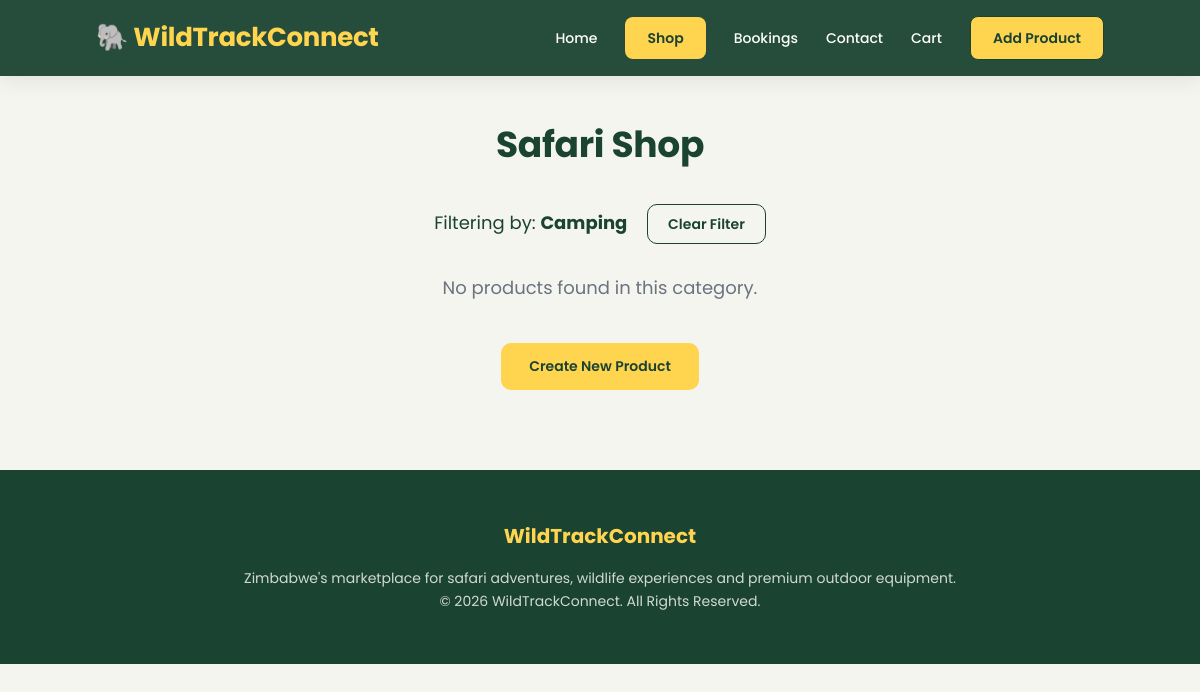
Before: /products/?category=camping with the older database file.
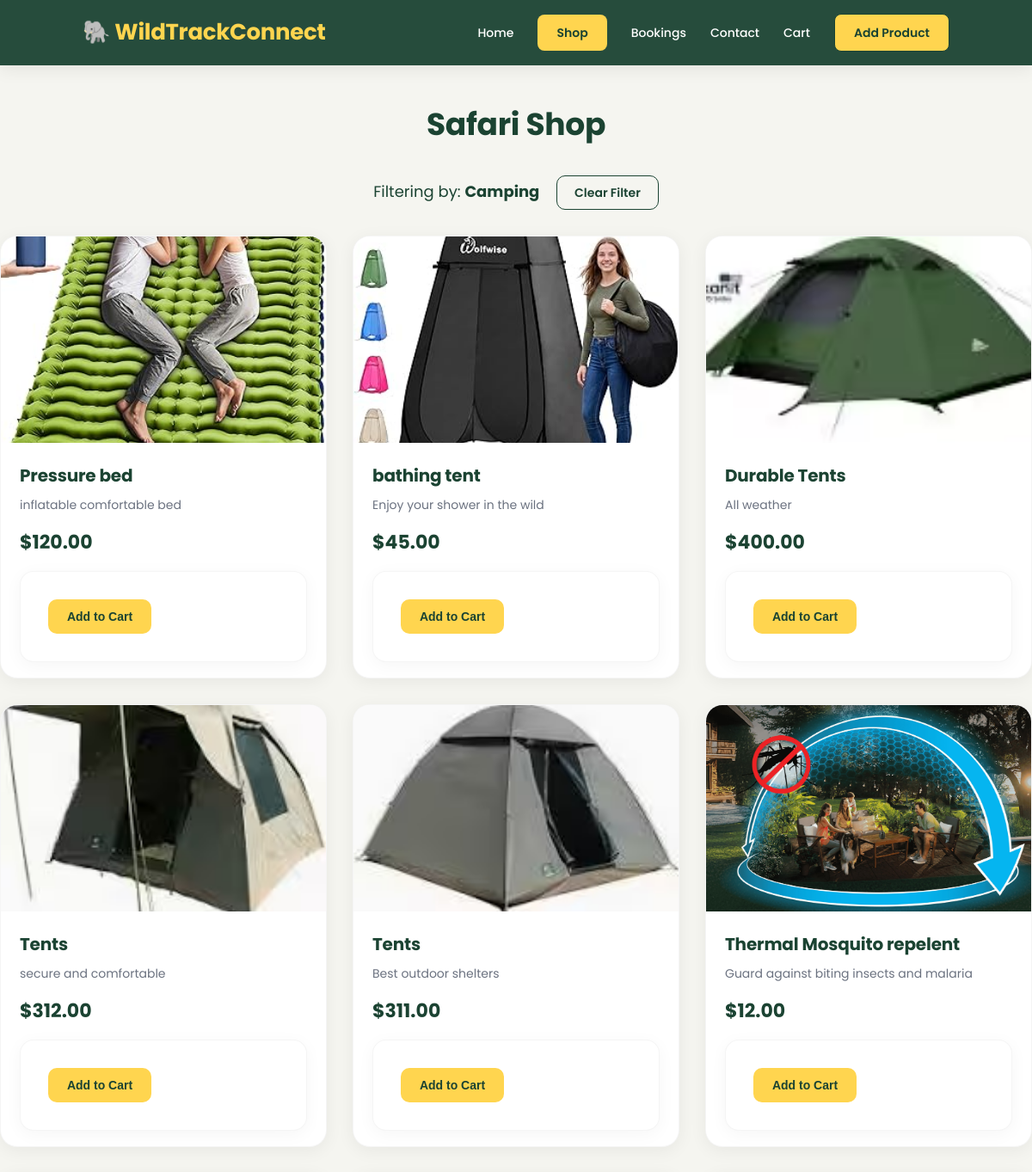
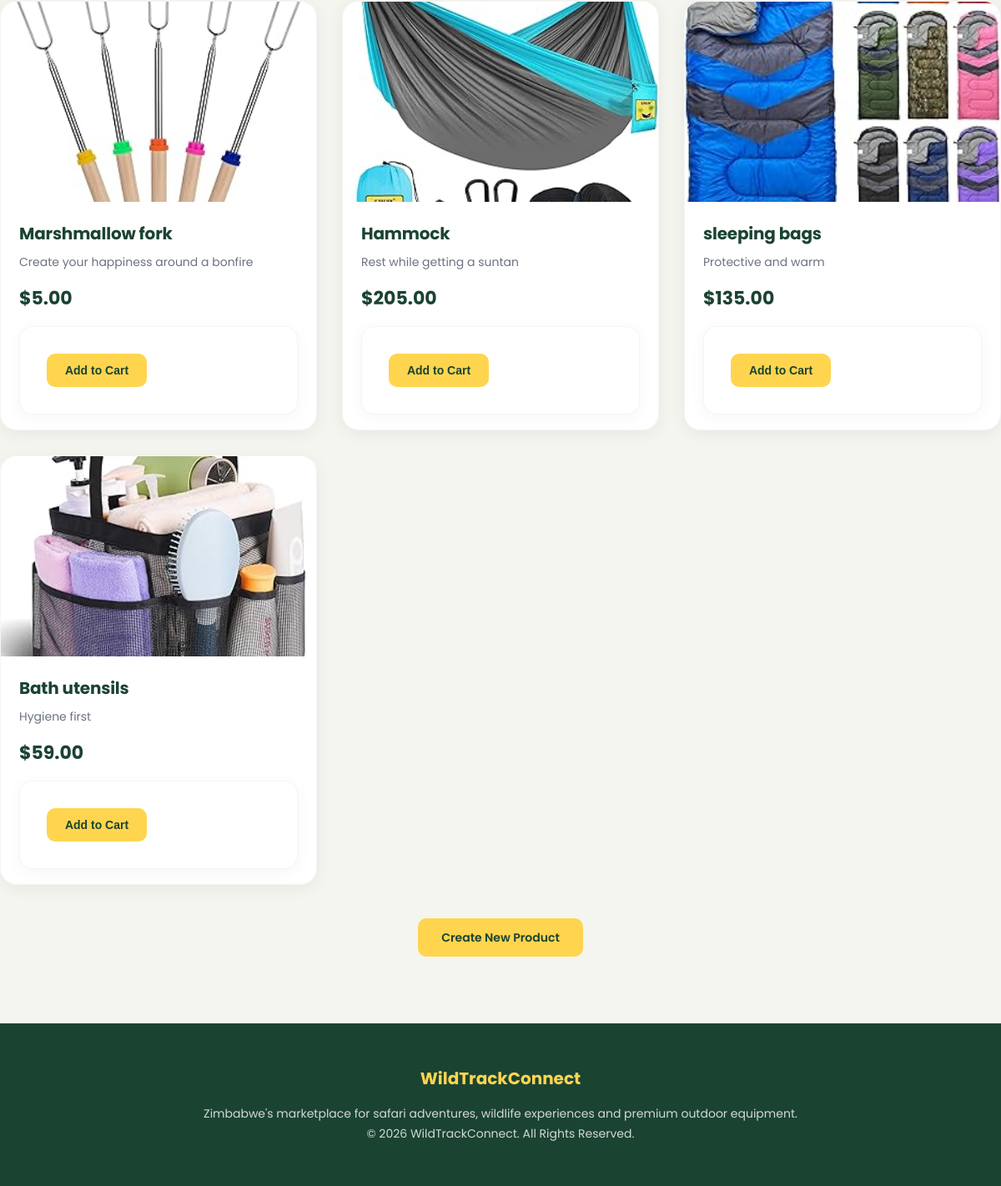
After: the same page with the newer database file (2 pictures, top to bottom).
### store/models.py (models this page shows, shortened)
class Product(models.Model):
    CATEGORY_CHOICES = [
        ('accommodation', 'Safari Accommodation'),
        ('game_drives', 'Game Drives'),
        ('camping', 'Camping Equipment'),
        ('photography', 'Photography Equipment'),
        ('hunting', 'Hunting Equipment'),
        ('drones', 'Monitoring Drones'),
    ]
    name = models.CharField(max_length=255)
    description = models.TextField(blank=True)
    price = models.DecimalField(max_digits=10, decimal_places=2)
    stock = models.PositiveIntegerField(default=0)
    image = models.ImageField(upload_to='products/', blank=True, null=True)
    category = models.CharField(max_length=50, choices=CATEGORY_CHOICES, blank=True)

### store/views.py (the view)
# urls.py: path('products/', views.products, name='products'),
def products(request):
    category = request.GET.get('category')
    if category:
        products = Product.objects.filter(category=category)
    else:
        products = Product.objects.all()
    selected_category_display = category.replace('_', ' ').title() if category else None
    return render(request, 'store/products.html', {
        'products': products,
        'selected_category': category,
        'selected_category_display': selected_category_display,
    })

### store/templates/store/products.html (shortened to what this page needs)
{% extends 'store/base.html' %}
{% load static %}
{% block content %}
<h1 class="page-title">
Safari Shop
</h1>
{% if selected_category %}
<div class="category-filter" style="text-align:center; margin-bottom:30px;">
    <p style="font-size:18px; color:#1b4332;">
        Filtering by: <strong>{{ selected_category_display }}</strong>
        <a href="{% url 'products' %}" class="btn secondary" style="margin-left:15px; padding:8px 20px; font-size:14px;">Clear Filter</a>
    </p>
</div>
{% endif %}
<div class="product-grid">
{% for product in products %}
<a href="{% url 'product_detail' product.id %}" class="product-card" style="cursor:pointer; text-decoration:none;">
{% if product.image %}
    <img src="{{ product.image.url }}" alt="{{ product.name }}">
{% else %}
    <img src="{% static 'img/placeholder.svg' %}" alt="{{ product.name }}">
{% endif %}
<div class="card-body">
<h2>{{ product.name }}</h2>
<p>{{ product.description|truncatewords:18 }}</p>
<div class="price">${{ product.price }}</div>
<div class="card-actions">
<form method="post" action="{% url 'add_to_cart' product.id %}" style="flex:1; min-width:120px;">
    <button type="submit" class="btn">Add to Cart</button>
</form>
</div>
</div>
</a>
{% empty %}
<p style="text-align:center; font-size:18px; color:#6b7280;">No products found in this category.</p>
{% endfor %}
</div>
<div class="create-product-link" style="text-align:center; margin-top:40px;">
    <a href="{% url 'create_product' %}" class="btn">Create New Product</a>
</div>
{% endblock %}

### store/templates/store/base.html (shortened to what this page needs)
{% load static %}
<!DOCTYPE html>
<html lang="en">
<head>
    <link rel="stylesheet" href="{% static 'css/style.css' %}">
</head>
<body>
<header>
    <div class="logo">
        <h2>🐘 WildTrackConnect</h2>
    </div>
    <nav>
        <ul>
            <li><a href="/">Home</a></li>
            <li><a class="btn" href="{% url 'products' %}">Shop</a></li>
            <li><a href="{% url 'bookings' %}">Bookings</a></li>
            <li><a href="{% url 'contact' %}">Contact</a></li>
            <li><a href="{% url 'cart' %}">Cart</a></li>
            <li><a class="btn secondary" href="{% url 'create_product' %}">Add Product</a></li>
        </ul>
    </nav>
</header>
<main>
{% block content %}
{% endblock %}
</main>
<footer>
    <div class="footer-content">
        <h3>WildTrackConnect</h3>
        <p>
            Zimbabwe's marketplace for safari adventures,
            wildlife experiences and premium outdoor equipment.
        </p>
        <p>
            © 2026 WildTrackConnect. All Rights Reserved.
        </p>
    </div>
</footer>
</body>
</html>

### store/static/css/style.css (style rules this page uses)
* { margin:0; padding:0; box-sizing:border-box; }
html { scroll-behavior:smooth; }
body { font-family:'Poppins',sans-serif; background:#f5f5f0; color:#333; line-height:1.6; }
a { text-decoration:none; }
ul { list-style:none; }
header { position:sticky; top:0; z-index:999; background:#1b4332; color:white; display:flex; justify-content:space-between; align-items:center; padding:16px 8%; box-shadow:0 4px 20px rgba(0,0,0,0.08); backdrop-filter:blur(12px); background:rgba(27,67,50,0.95); }
.logo h2 { color:#FFD54F; font-size:26px; font-weight:700; letter-spacing:-0.3px; }
nav ul { display:flex; gap:28px; align-items:center; }
nav a { color:white; font-weight:500; transition:all 0.2s ease; font-size:14px; padding:8px 0; position:relative; }
nav a::after { content:""; position:absolute; bottom:0; left:0; width:0; height:2px; background:#FFD54F; transition:width 0.2s ease; }
nav a.btn { background:#FFD54F; color:#1b4332; padding:10px 22px; border-radius:8px; font-weight:600; text-decoration:none; }
nav a.btn::after { display:none; }
.btn { display:inline-flex; align-items:center; justify-content:center; background:#FFD54F; color:#1b4332; padding:12px 28px; border-radius:10px; font-weight:600; transition:all 0.2s ease; font-size:14px; border:none; cursor:pointer; text-decoration:none; gap:8px; }
.secondary { background:transparent; color:#1b4332; border:1.5px solid #1b4332; }
.product-grid { display:grid; grid-template-columns:repeat(auto-fit,minmax(280px,1fr)); gap:30px; }
.product-card { background:white; border-radius:20px; overflow:hidden; box-shadow:0 4px 20px rgba(0,0,0,0.06); transition:all 0.3s ease; cursor:pointer; border:1px solid rgba(0,0,0,0.04); display:flex; flex-direction:column; }
.product-card img { width:100%; height:240px; object-fit:cover; transition:transform 0.4s ease; }
.product-card .card-body { padding:22px 22px 18px; flex:1; display:flex; flex-direction:column; }
.product-card h2, .product-card h3 { color:#1b4332; font-weight:700; font-size:20px; margin:0 0 8px; letter-spacing:-0.2px; }
.product-card p { color:#6b7280; font-size:14px; line-height:1.55; margin:0 0 14px; flex:1; }
.product-card .price { font-size:22px; font-weight:700; color:#1b4332; margin-bottom:16px; }
.product-card .card-actions { display:flex; gap:10px; flex-wrap:wrap; }
.product-card .card-actions .btn { flex:1; min-width:120px; text-align:center; margin:0; padding:12px 18px; font-size:14px; font-weight:600; border-radius:10px; }
form { max-width:700px; margin:auto; background:white; padding:32px; border-radius:16px; box-shadow:0 4px 20px rgba(0,0,0,0.04); border:1px solid rgba(0,0,0,0.04); }
form button { border:none; cursor:pointer; }
footer { background:#1b4332; color:white; text-align:center; padding:50px 8%; margin-top:80px; }
footer h3 { color:#FFD54F; margin-bottom:15px; font-size:20px; font-weight:700; }
footer p { color:rgba(255,255,255,0.8); font-size:14px; line-height:1.7; }
.page-title { text-align:center; margin:40px 0 30px; font-size:36px; color:#1b4332; font-weight:700; letter-spacing:-0.3px; }

Changed rows visible on the page:
added Product: image (picture), name "Pressure bed", description "inflatable comfortable bed", price "120.00"
added Product: image (picture), name "bathing tent", description "Enjoy your shower in the wild", price "45.00"
added Product: image (picture), name "Durable Tents", description "All weather", price "400.00"
added Product: image (picture), name "Tents", description "secure and comfortable", price "312.00"
added Product: image (picture), name "Tents", description "Best outdoor shelters", price "311.00"
added Product: image (picture), name "Thermal Mosquito repelent", description "Guard against biting insects and malaria", price "12.00"
added Product: image (picture), name "Marshmallow fork", description "Create your happiness around a bonfire", price "5.00"
added Product: image (picture), name "Hammock", description "Rest while getting a suntan", price "205.00"
added Product: image (picture), name "sleeping bags", description "Protective and warm", price "135.00"
added Product: image (picture), name "Bath utensils", description "Hygiene first", price "59.00"
Other visible differences:
text no longer shown: "No products found in this category."
